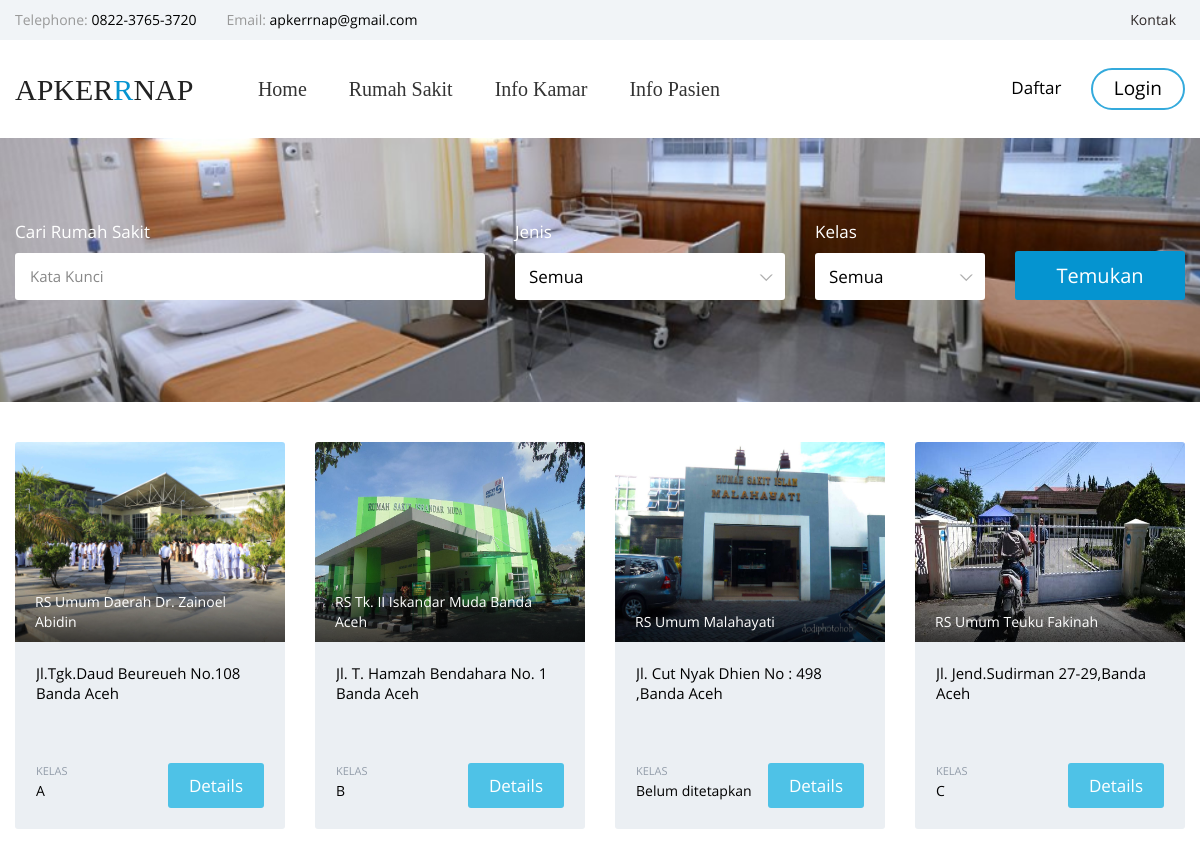
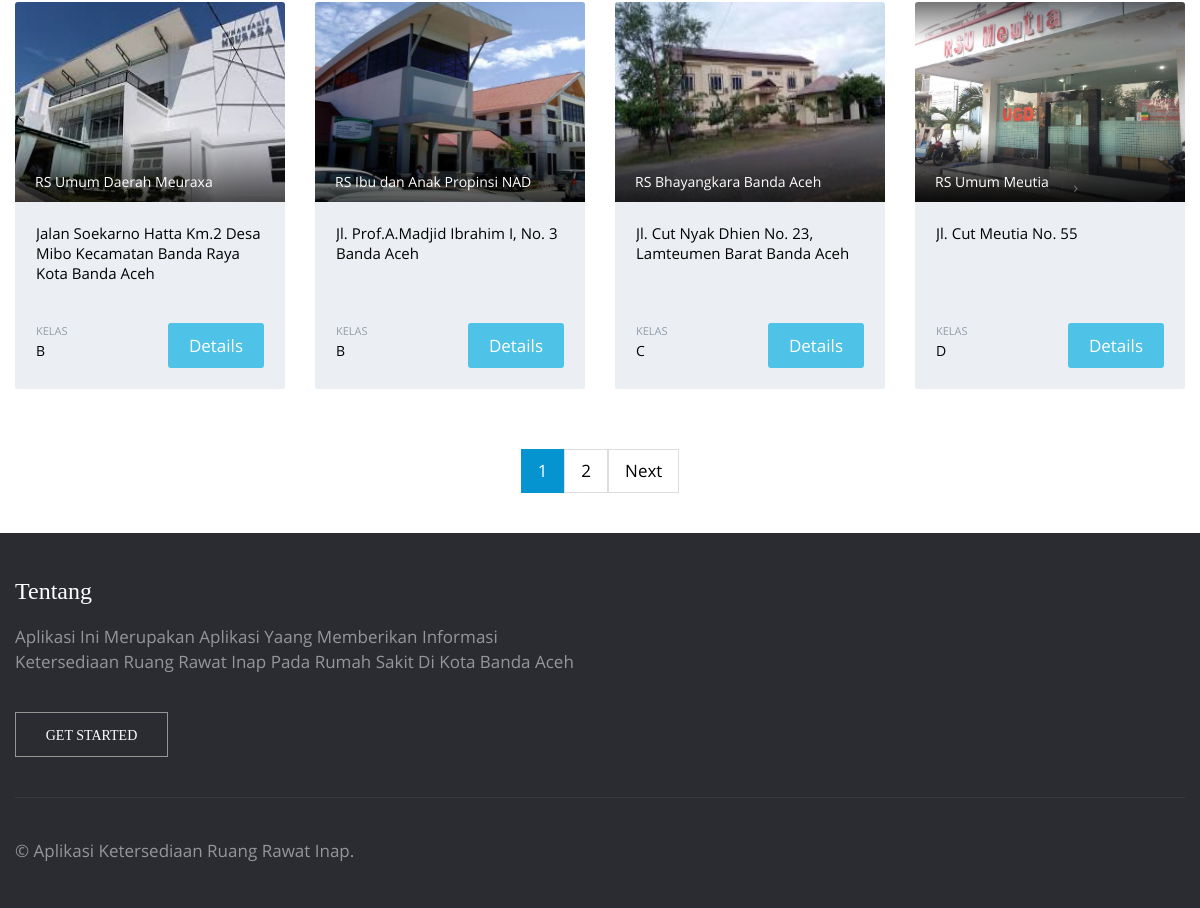
The page /index.php/rumah_sakit/rs on the database its author committed (2 pictures, top to bottom).
### tables this page shows
CREATE TABLE `rs` (
  `kode_rs` int(10) NOT NULL,
  `nama_rs` varchar(200) NOT NULL,
  `password` varchar(100) NOT NULL,
  `alamat` varchar(255) DEFAULT NULL,
  `email` varchar(50) NOT NULL,
  `no_hp` varchar(50) NOT NULL,
  `gambar` varchar(255) DEFAULT NULL,
  `tanggal_update` timestamp NOT NULL DEFAULT CURRENT_TIMESTAMP ON UPDATE CURRENT_TIMESTAMP,
  `id_pemilik` int(5) DEFAULT NULL,
  `id_kelas_rs` int(5) DEFAULT NULL,
  `id_jenis_rs` int(5) DEFAULT NULL,
  `verifikasi` int(2) DEFAULT NULL,
  `username_admin` varchar(50) DEFAULT NULL
);

CREATE TABLE `kelas_rs` (
  `id_kelas_rs` int(5) NOT NULL,
  `nama_kelas_rs` varchar(20) NOT NULL
);

### application/controllers/Rumah_sakit.php (called while the page is built, shortened)
<?php
class Rumah_sakit extends CI_Controller {
   function __construct() {
			 $this->load->helper('url');
			 $this->load->library('session');
			 $this->load->database();
			 $this->load->model('M_Rs');
			 $this->load->model('M_Ruang');
			 $this->load->model('M_Kamar');
			 $this->load->model('M_Fasilitas');
			 $this->load->model('M_Tempat_tidur');
			 $this->load->model('M_Jenis_rs');
			 $this->load->model('M_Pemilik_rs');
			 $this->load->model('M_Jenis_kelamin');
			 $this->load->model('M_Pasien');
			 $this->load->model('M_Kelas_rs');
       $this->load->library("pagination");
   }
	public function rs()
	{
        $config['base_url'] = base_url().'rumah_sakit/rs/';
        $config['total_rows'] = $this->M_Rs->record_count();
        $config['per_page'] = 8;
        $config['uri_segment'] = 3;
        $this->pagination->initialize($config);
        $start = $this->uri->segment(3, 0);
        $rows = $this->M_Rs->user_limit($config['per_page'],$start)->result();
        $data = array(
            'title' => 'harviacode.com',
            'judul' => 'Halaman User',
            'content' => 'user',
            'rows' => $rows,
            'pagination' => $this->pagination->create_links(),
            'start' => $start
        );
    $data['jenis'] = $this->M_Jenis_rs->lihat();
    $data['kelas'] = $this->M_Kelas_rs->lihat();
		$this->load->view('umum/Rumah_sakit',$data);
	}
}

### index.php (called while the page is built, shortened)
<?php
require_once BASEPATH.'core/CodeIgniter.php';

### application/config/config.php (called while the page is built, shortened)
<?php
$http = 'http' . ((isset($_SERVER['HTTPS']) && $_SERVER['HTTPS'] == 'on') ? 's' : '') . '://';
$newurl = str_replace("index.php","", $_SERVER['SCRIPT_NAME']);
$config['base_url']    = "$http" . $_SERVER['SERVER_NAME'] . "" . $newurl;
$config['index_page'] = '';
$config['uri_protocol']	= 'REQUEST_URI';
$config['url_suffix'] = '';
$config['language']	= 'english';
$config['charset'] = 'UTF-8';
$config['enable_hooks'] = FALSE;
$config['subclass_prefix'] = 'MY_';
$config['composer_autoload'] = FALSE;
$config['permitted_uri_chars'] = 'a-z 0-9~%.:_\-';
$config['enable_query_strings'] = FALSE;
$config['controller_trigger'] = 'c';
$config['function_trigger'] = 'm';
$config['directory_trigger'] = 'd';
$config['allow_get_array'] = TRUE;
$config['log_threshold'] = 0;
$config['log_path'] = '';
$config['log_file_extension'] = '';
$config['log_file_permissions'] = 0644;
$config['log_date_format'] = 'Y-m-d H:i:s';
$config['error_views_path'] = '';
$config['cache_path'] = '';
$config['cache_query_string'] = FALSE;
$config['encryption_key'] = '';
$config['sess_driver'] = 'files';
$config['sess_cookie_name'] = 'ci_session';
$config['sess_expiration'] = 7200;
$config['sess_save_path'] = NULL;
$config['sess_match_ip'] = FALSE;
$config['sess_time_to_update'] = 300;
$config['sess_regenerate_destroy'] = FALSE;
$config['cookie_prefix']	= '';
$config['cookie_domain']	= '';
$config['cookie_path']		= '/';
$config['cookie_secure']	= FALSE;
$config['cookie_httponly'] 	= FALSE;
$config['standardize_newlines'] = FALSE;
$config['global_xss_filtering'] = FALSE;
$config['csrf_protection'] = FALSE;
$config['csrf_token_name'] = 'csrf_test_name';
$config['csrf_cookie_name'] = 'csrf_cookie_name';
$config['csrf_expire'] = 7200;
$config['csrf_regenerate'] = TRUE;
$config['csrf_exclude_uris'] = array();
$config['compress_output'] = FALSE;
$config['time_reference'] = 'local';
$config['rewrite_short_tags'] = FALSE;
$config['proxy_ips'] = '';

### application/views/umum/Rumah_sakit.php (the view, shortened to what this page needs)
<!DOCTYPE html>
<html lang="en">
<head>
    <link rel="stylesheet" type="text/css" href="<?php echo site_url(); ?>data_umum/vendors/bootstrap/css/bootstrap.min.css">
    <link rel="stylesheet" type="text/css" href="<?php echo site_url(); ?>data_umum/vendors/tether/css/tether.min.css">
    <link rel="stylesheet" type="text/css" href="<?php echo site_url(); ?>data_umum/vendors/animate-css/animate.css">
    <link rel="stylesheet" type="text/css" href="<?php echo site_url(); ?>data_umum/fonts/circular/styles.css">
    <link rel="stylesheet" type="text/css" href="<?php echo site_url(); ?>data_umum/fonts/open-sans/styles.css">
    <link rel="stylesheet" type="text/css" href="<?php echo site_url(); ?>data_umum/fonts/iconfont/styles.css">
<link rel="stylesheet" type="text/css" href="<?php echo site_url(); ?>data_umum/vendors/select2/css/select2.min.css">
<link rel="stylesheet" type="text/css" href="<?php echo site_url(); ?>data_umum/css/vendors/select2/select2.min.css">
    <?php echo $this->load->view('umum/share/warna', '', TRUE);?>
</head>
<body class="">
<?php echo $this->load->view('umum/share/menu', '', TRUE);?>
<div class="hero-resume">
    <div class="container">
        <div class="hero-resume__heading">
            <div class="hero-resume__heading--sub">&nbsp;</div>
        </div>
        <form  method="post"  >
          <?php
          $rs=$this->uri->segment(3, 0);
          if($rs='null'){
            $rs=null;
          }
          ?>
        <div class="row hero-resume__filter">
            <div class="col-xl-5">
                <div class="form-group">
                    <label for="hero-resume-search">Cari Rumah Sakit</label>
                    <input type="text" id="hero-resume-search" name="rs" value="<?php echo $rs;?>"class="form-control" value="" placeholder="Kata Kunci">
                </div>
            </div>
            <div class="col-xl-3">
                <div class="form-group">
                    <label for="hero-resume-location">Jenis</label>
                </div>
            </div>
            <div class="col-xl-2">
                <div class="form-group">
                    <label for="hero-resume-skills">Kelas</label>
                </div>
            </div>
            <div class="col-xl-2 hero-resume__search-wrap">
                <button type="submit" name="temukan" class="btn btn-primary btn-block btn-lg hero-resume__search-button">Temukan</button>
            </div>
        </div>
      </form>
    </div>
</div>
<div class="listing-travel-trips">
    <div class="container">
        <div class="row">
          <?php
             foreach($rows as $Rs){
           ?>
            <div class="col-xl-3 col-lg-4 col-md-6">
                <div class="listing-travel-trips__item">
                    <div class="listing-travel-trips__item-image">
                      <img src="<?php echo site_url();
                                if($Rs->gambar!=NULL){
                                    echo "gambar/";
                                    echo $Rs->kode_rs;
                                    echo "/";
                                    echo $Rs->gambar;
                                  }else{
                                    echo"gambar/rs.png";
                                  }
                                  ?>
                                " alt="" height="200px" class="embed-responsive">
                        <div class="listing-travel-trips__item-title">
                            <span><?php echo $Rs->nama_rs ?></span>
                        </div>
                    </div>
                    <div class="listing-travel-trips__item-info">
                          <div class="listing-travel-trips__item-description">
                              <div class="parent">
                            <?php echo $Rs->alamat ?>
                              </div>
                          </div>
                        <div class="listing-travel-trips__item-details">
                            <div class="listing-travel-trips__item-details-price">
                                <span class="heading">Kelas</span>
                                <span class="value"><?php echo $Rs->nama_kelas_rs ?></span>
                            </div>
                            <a href="<?php echo site_url(); ?>rumah_sakit/detail/<?php echo $Rs->kode_rs ?>" class="btn btn-info ">Details</a>
                        </div>
                    </div>
                </div>
            </div>
            <?php
          }
             ?>
        </div>
<nav class="listings-pagination d-flex justify-content-center">
            <?php echo $pagination; ?>
</nav>
    </div>
</div>
<?php echo $this->load->view('umum/share/footer', '', TRUE);?>
</body>
</html>

### application/views/umum/Rumah_sakit.php (style rules this page uses)
.pagination a { color: black; float: left; padding: 8px 16px; text-decoration: none; transition: background-color .3s; border: 1px solid #ddd; }
.parent { overflow: hidden; position: relative; width: 100%; height: 80px; font-family: "Open Sans"; font-size: 15px; }

### rows shown on the page
rs: kode_rs+gambar (picture), nama_rs "RS Umum Daerah Dr. Zainoel Abidin", alamat "Jl.Tgk.Daud Beureueh No.108 Banda Aceh", id_kelas_rs.nama_kelas_rs "A"
rs: kode_rs+gambar (picture), nama_rs "RS Tk. II Iskandar Muda Banda Aceh", alamat "Jl. T. Hamzah Bendahara No. 1 Banda Aceh", id_kelas_rs.nama_kelas_rs "B"
rs: kode_rs+gambar (picture), nama_rs "RS Umum Malahayati", alamat "Jl. Cut Nyak Dhien No : 498 ,Banda Aceh", id_kelas_rs.nama_kelas_rs "Belum ditetapkan"
rs: kode_rs+gambar (picture), nama_rs "RS Umum Teuku Fakinah", alamat "Jl. Jend.Sudirman 27-29,Banda Aceh", id_kelas_rs.nama_kelas_rs "C"
rs: kode_rs+gambar (picture), nama_rs "RS Umum Daerah Meuraxa", alamat "Jalan Soekarno Hatta Km.2 Desa Mibo Kecamatan Banda Raya Kota Banda Aceh", id_kelas_rs.nama_kelas_rs "B"
rs: kode_rs+gambar (picture), nama_rs "RS Ibu dan Anak Propinsi NAD", alamat "Jl. Prof.A.Madjid Ibrahim I, No. 3 Banda Aceh", id_kelas_rs.nama_kelas_rs "B"
rs: kode_rs+gambar (picture), nama_rs "RS Bhayangkara Banda Aceh", alamat "Jl. Cut Nyak Dhien No. 23, Lamteumen Barat Banda Aceh", id_kelas_rs.nama_kelas_rs "C"
rs: kode_rs+gambar (picture), nama_rs "RS Umum Meutia", alamat "Jl. Cut Meutia No. 55", id_kelas_rs.nama_kelas_rs "D"

### other values the page prints
$pagination "1 2 Next"
